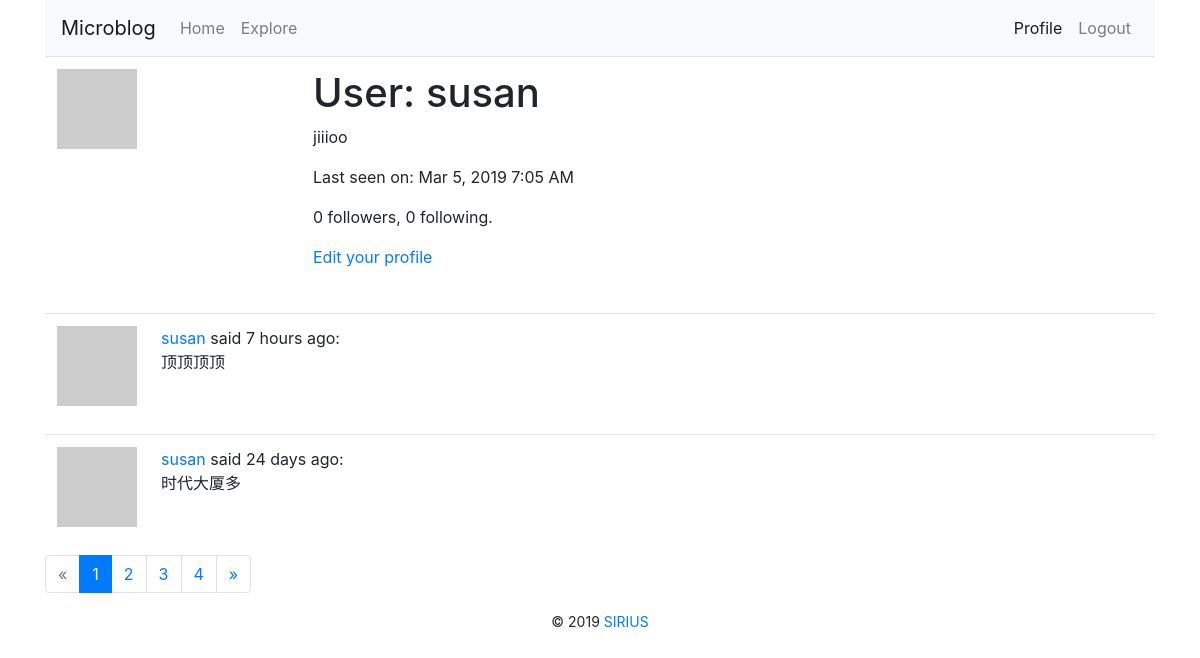
Before: /user/susan (signed in) with the older database file.
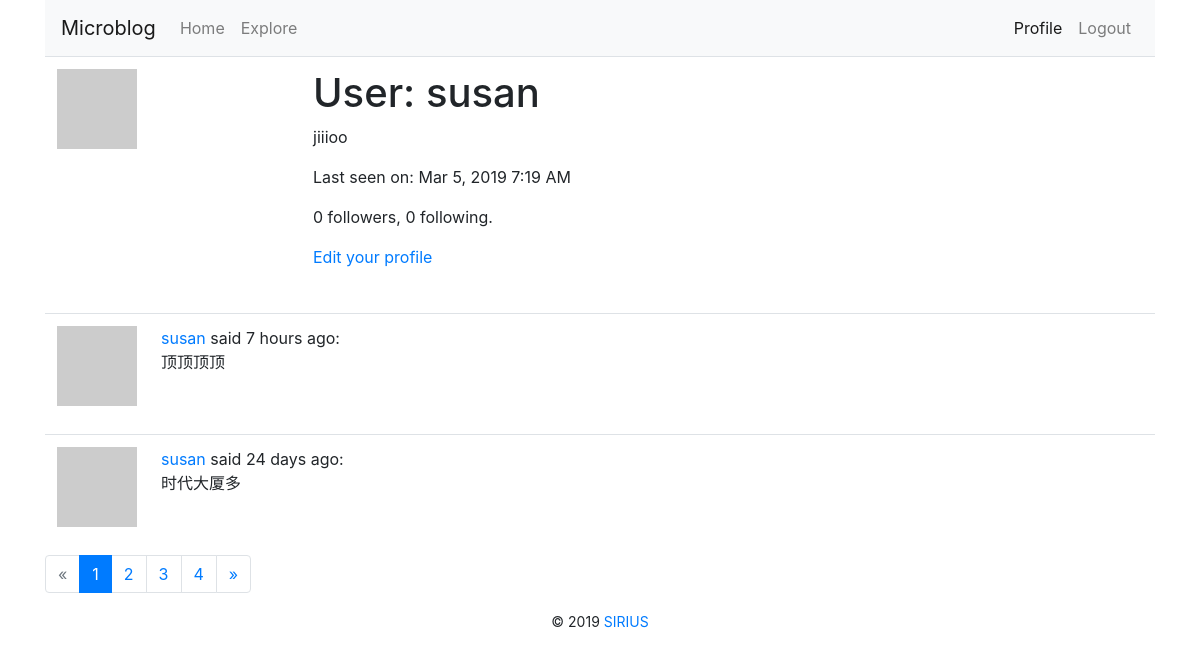
After: the same page with the newer database file.
### app/models.py (models this page shows, shortened)
class User(UserMixin, db.Model):
    id = db.Column(db.Integer, primary_key=True)
    username = db.Column(db.String(64), index=True, unique=True)
    email = db.Column(db.String(120), index=True, unique=True)
    password_hash = db.Column(db.String(128))
    posts = db.relationship('Post', backref='author', lazy='dynamic')
    about_me = db.Column(db.String(140))
    last_seen = db.Column(db.DateTime, default=datetime.utcnow())
    followed = db.relationship(
        'User',
        secondary=followers,
        primaryjoin=(followers.c.follower_id == id),
        secondaryjoin=(followers.c.followed_id == id),
        backref=db.backref('followers', lazy='dynamic'),
        lazy='dynamic'
    )
    def avatar(self, size):
        digest = md5(self.email.lower().encode('utf-8')).hexdigest()
        return 'https://www.gravatar.com/avatar/{}?d=identicon&s={}'.format(digest, size)

class Post(db.Model):
    id = db.Column(db.Integer, primary_key=True)
    body = db.Column(db.String(140))
    timestamp = db.Column(db.DateTime, index=True, default=datetime.utcnow)
    user_id = db.Column(db.Integer, db.ForeignKey('user.id'))

### app/routes.py (the view)
@app.route('/user/<username>')
@login_required
def user(username):
    user = User.query.filter_by(username=username).first_or_404()
    page = request.args.get('page', 1, type=int)
    posts = user.posts.order_by(Post.timestamp.desc()).paginate(page, app.config['POSTS_PER_PAGE'], False)
    next_url = url_for('user', username=user.username, page=posts.next_num) if posts.has_next else None
    prev_url = url_for('user', username=user.username, page=posts.prev_num) if posts.has_prev else None
    return render_template('user.html', user=user, pagination=posts, posts=posts.items, next_url=next_url,
                           prev_url=prev_url)

### app/models.py (called while the page is built)
@login.user_loader
def load_user(id):
    return User.query.get(int(id))

### app/routes.py (called while the page is built)
@app.before_request
def before_request():
    if current_user.is_authenticated:
        current_user.last_seen = datetime.utcnow()
        db.session.commit()
    g.locale = str(get_locale())
    if g.locale == 'zh':
        g.locale = 'zh-CN'

### app/templates/user.html
{% extends "base.html" %}
{% from 'bootstrap/form.html' import render_form %}
{% from 'bootstrap/pagination.html' import render_pager, render_pagination %}
{% block content %}
    <table class="table table-hover">
        <tr>
            <td width="256px">
                <img src="{{ user.avatar(256) }}">
            </td>
            <td>
                <h1>{{ _('User: ') }}{{ user.username }}</h1>
                {% if user.about_me %}
                    <p>{{ user.about_me }}</p>
                {% endif %}
                {% if user.last_seen %}
                    <p>{{ _('Last seen on: ') }}{{ moment(user.last_seen).format('lll') }}</p>
                {% endif %}
                <p>
                    {{ user.followers.count() }}{{ _(' followers, ') }}{{ user.followed.count() }}{{ _(' following.') }}
                </p>
                {% if user==current_user %}
                    <p>
                        <a href="{{ url_for('edit_profile') }}">{{ _('Edit your profile') }}</a>
                    </p>
                {% elif not current_user.is_following(user) %}
                    <p>
                        <a href="{{ url_for('follow', username=user.username) }}">{{ _('Follow') }}</a>
                    </p>
                {% else %}
                    <p>
                        <a href="{{ url_for('unfollow', username=user.username) }}">{{ _('Unfollow') }}</a>
                    </p>
                {% endif %}
            </td>
        </tr>
    </table>
    {% for post in posts %}
        {% include '_post.html' %}
    {% endfor %}
    {{ render_pagination(pagination,ellipses='...',align='right') }}
{% endblock %}

### app/templates/base.html (shortened to what this page needs)
{% from 'bootstrap/nav.html' import render_nav_item %}
<!DOCTYPE html>
<html>
<head>
    {% block head %}
        {% block styles %}
            {{ bootstrap.load_css() }}
        {% endblock %}
    {% endblock %}
</head>
<body>
<main class="container">
    <nav class="navbar navbar-expand-lg navbar-light bg-light">
        <a class="navbar-brand" href="{{ url_for('index') }}">Microblog</a>
        <div class="collapse navbar-collapse" id="navbarSupportedContent">
            <ul class="navbar-nav mr-auto">
                {{ render_nav_item('index',_('Home'),use_li=True) }}
                {{ render_nav_item('explore',_('Explore'),use_li=True) }}
            </ul>
            <ul class="navbar-nav">
                {% if current_user.is_anonymous %}
                    {{ render_nav_item('login',_('Login'),use_li=True) }}
                {% else %}
                    {{ render_nav_item('user',_('Profile'),use_li=True,username=current_user.username) }}
                    {{ render_nav_item('logout',_('Logout'),use_li=True) }}
                {% endif %}
            </ul>
        </div>
    </nav>
    {% block content %}{% endblock %}
    <footer class="text-center">
        {% block footer %}
            <small> &copy; 2019 <a href="http://127.0.0.1:5000" title="Written by SIRIUS">SIRIUS</a>
            </small>
        {% endblock %}
    </footer>
</main>
</body>
</html>

### app/templates/_post.html (shortened to what this page needs)
<table class="table table-hover">
    <tr>
        <td width="70px">
            <a href="{{ url_for('user',username=post.author.username) }}">
                <img src="{{ post.author.avatar(70) }}">
            </a>
        </td>
        <td>
            {{ _('%(username)s said %(when)s:', username=user_link, when=moment(post.timestamp).fromNow()) }}
            <br>
            {{ post.body }}
        </td>
    </tr>
</table>

Changed rows visible on the page:
changed User "susan": last_seen "Mar 5, 2019 7:05 AM" → "Mar 5, 2019 7:19 AM"
